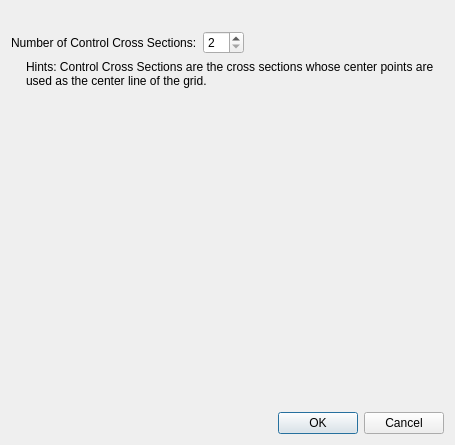
<?xml version="1.0" encoding="UTF-8"?>
<ui version="4.0">
 <class>GridCreatingConditionPoissonCtrlPointsDialog</class>
 <widget class="QDialog" name="GridCreatingConditionPoissonCtrlPointsDialog">
  <property name="geometry">
   <rect>
    <x>0</x>
    <y>0</y>
    <width>455</width>
    <height>445</height>
   </rect>
  </property>
  <property name="windowTitle">
   <string>Specity the Number Of Control Cross Sections</string>
  </property>
  <layout class="QVBoxLayout" name="verticalLayout">
   <item>
    <widget class="QLabel" name="imgLabel">
     <property name="text">
      <string/>
     </property>
     <property name="pixmap">
      <pixmap resource="poisson.qrc">:/libs/gridcreatingcondition/poisson/images/imgCtrlCrossSections.png</pixmap>
     </property>
    </widget>
   </item>
   <item>
    <layout class="QHBoxLayout" name="horizontalLayout">
     <item>
      <widget class="QLabel" name="numLabel">
       <property name="text">
        <string>Number of Control Cross Sections:</string>
       </property>
      </widget>
     </item>
     <item>
      <widget class="QSpinBox" name="numSpinBox">
       <property name="minimum">
        <number>2</number>
       </property>
      </widget>
     </item>
     <item>
      <spacer name="horizontalSpacer">
       <property name="orientation">
        <enum>Qt::Horizontal</enum>
       </property>
       <property name="sizeHint" stdset="0">
        <size>
         <width>40</width>
         <height>20</height>
        </size>
       </property>
      </spacer>
     </item>
    </layout>
   </item>
   <item>
    <layout class="QHBoxLayout" name="horizontalLayout_2">
     <item>
      <spacer name="horizontalSpacer_2">
       <property name="orientation">
        <enum>Qt::Horizontal</enum>
       </property>
       <property name="sizeType">
        <enum>QSizePolicy::Fixed</enum>
       </property>
       <property name="sizeHint" stdset="0">
        <size>
         <width>15</width>
         <height>20</height>
        </size>
       </property>
      </spacer>
     </item>
     <item>
      <widget class="QLabel" name="numLabel_2">
       <property name="text">
        <string>Hints: Control Cross Sections are the cross sections whose center points are used as the center line of the grid.</string>
       </property>
       <property name="wordWrap">
        <bool>true</bool>
       </property>
      </widget>
     </item>
    </layout>
   </item>
   <item>
    <spacer name="verticalSpacer">
     <property name="orientation">
      <enum>Qt::Vertical</enum>
     </property>
     <property name="sizeHint" stdset="0">
      <size>
       <width>20</width>
       <height>9</height>
      </size>
     </property>
    </spacer>
   </item>
   <item>
    <widget class="QDialogButtonBox" name="buttonBox">
     <property name="orientation">
      <enum>Qt::Horizontal</enum>
     </property>
     <property name="standardButtons">
      <set>QDialogButtonBox::Cancel|QDialogButtonBox::Ok</set>
     </property>
    </widget>
   </item>
  </layout>
 </widget>
 <resources>
  <include location="poisson.qrc"/>
 </resources>
 <connections>
  <connection>
   <sender>buttonBox</sender>
   <signal>accepted()</signal>
   <receiver>GridCreatingConditionPoissonCtrlPointsDialog</receiver>
   <slot>accept()</slot>
   <hints>
    <hint type="sourcelabel">
     <x>248</x>
     <y>254</y>
    </hint>
    <hint type="destinationlabel">
     <x>157</x>
     <y>274</y>
    </hint>
   </hints>
  </connection>
  <connection>
   <sender>buttonBox</sender>
   <signal>rejected()</signal>
   <receiver>GridCreatingConditionPoissonCtrlPointsDialog</receiver>
   <slot>reject()</slot>
   <hints>
    <hint type="sourcelabel">
     <x>316</x>
     <y>260</y>
    </hint>
    <hint type="destinationlabel">
     <x>286</x>
     <y>274</y>
    </hint>
   </hints>
  </connection>
 </connections>
</ui>
